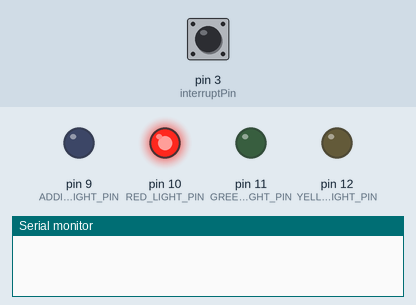
Recording of a sketch running on a simulated Arduino Uno, built with avr-gcc and run on an emulated ATmega328P. Shown: output pins drawn as LEDs (lit = HIGH), the last lines printed to the serial monitor. The inputs (shaded band) are chosen by the test bench; at power-on: pin 3 (interruptPin) HIGH.

Above: at 1.2 s.
1.3 s: pin 3 (interruptPin) pulled LOW for 0.15 s
At 2.5 s:
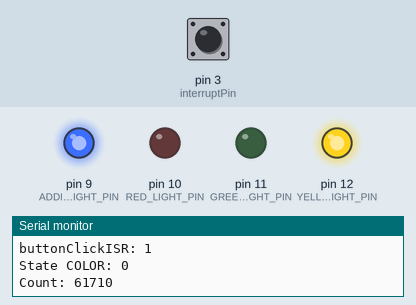
2.9 s: pin 3 (interruptPin) pulled LOW for 1 s
At 3.7 s:
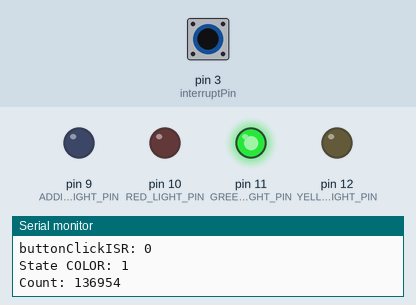
5.4 s: pin 3 (interruptPin) pulled LOW for 0.15 s
At 6.6 s:
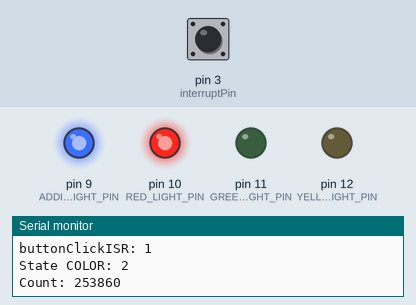
7.0 s: pin 3 (interruptPin) pulled LOW for 3.2 s
At 8.0 s:
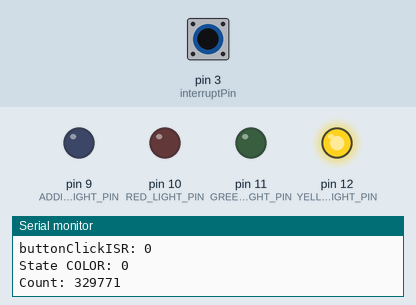
Timing chart, 0 to 10.0 s (numbered marks = the images above; inputs shaded):
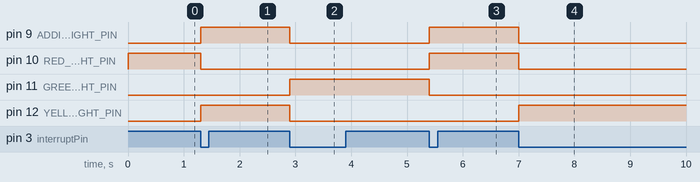

The sketch:

Switching_between_LEDs.ino
```cpp
#include <Arduino.h>

enum STATE_CLR
{
  STATE_CLR_0,
  STATE_CLR_1,
  STATE_CLR_2
};

volatile byte state = LOW;
const byte interruptPin = 3;
volatile STATE_CLR stateClr = STATE_CLR_0;

const byte RED_LIGHT_PIN = 10;
const byte GREEN_LIGHT_PIN = 11;
const byte YELLOW_LIGHT_PIN = 12;
const byte ADDITIONAL_BLUE_LIGHT_PIN = 9;
const byte ADDITIONAL_WHITE_LIGHT_PIN = 8;

const byte RED_LIGHT_SWITCH_PIN = 2;
const byte GREEN_LIGHT_SWITCH_PIN = 6;
const byte YELLOW_LIGHT_SWITCH_PIN = 4;
const byte ADDITIONAL_BLUE_LIGHT_SWITCH_PIN = 5;

volatile unsigned long count = 0;
volatile unsigned long prevCount = 0;

void setup() {

  pinMode(interruptPin, INPUT_PULLUP);
  attachInterrupt(digitalPinToInterrupt(interruptPin), buttonClickISR, FALLING);

  // Configure our LED control pins as OUTPUT pins
  pinMode(RED_LIGHT_PIN, OUTPUT);
  pinMode(GREEN_LIGHT_PIN, OUTPUT);
  pinMode(YELLOW_LIGHT_PIN, OUTPUT);
  pinMode(ADDITIONAL_BLUE_LIGHT_PIN, OUTPUT);

  // Configure the switch pins as INPUT pins
  pinMode(RED_LIGHT_SWITCH_PIN, INPUT);
  pinMode(GREEN_LIGHT_SWITCH_PIN, INPUT);
  pinMode(YELLOW_LIGHT_SWITCH_PIN, INPUT);
  pinMode(ADDITIONAL_BLUE_LIGHT_SWITCH_PIN, INPUT);

  Serial.begin(9600); // Initialize serial communications with the PC
  while (!Serial);
}

void loop() {
/*
  if (digitalRead(RED_LIGHT_SWITCH_PIN) == HIGH) {  // if switch is on (HIGH voltage)
    digitalWrite(RED_LIGHT_PIN, HIGH);              // turn on LED by providing HIGH voltage (5v)
  } else {
    digitalWrite(RED_LIGHT_PIN, LOW);  // turn off LED by setting output to LOW (zero volts)
  }

  if (digitalRead(GREEN_LIGHT_SWITCH_PIN) == HIGH) {  // if switch is on (HIGH voltage)
    digitalWrite(GREEN_LIGHT_PIN, HIGH);              // turn on LED by providing HIGH voltage (5v)
  } else {
    digitalWrite(GREEN_LIGHT_PIN, LOW);  // turn off LED by setting output to LOW (zero volts)
  }

  if (digitalRead(YELLOW_LIGHT_SWITCH_PIN) == HIGH) {  // if switch is on (HIGH voltage)
    digitalWrite(YELLOW_LIGHT_PIN, HIGH);              // turn the LED on (HIGH is the voltage level)
  } else {
    digitalWrite(YELLOW_LIGHT_PIN, LOW);  // turn off LED by setting output to LOW (zero volts)
  }
*/
  switch (stateClr)
  {
    case STATE_CLR_0:
      digitalWrite(YELLOW_LIGHT_PIN, LOW);
      digitalWrite(GREEN_LIGHT_PIN, LOW);
      digitalWrite(RED_LIGHT_PIN, HIGH);
      break;
    case STATE_CLR_1:
      digitalWrite(YELLOW_LIGHT_PIN, HIGH);
      digitalWrite(GREEN_LIGHT_PIN, LOW);
      digitalWrite(RED_LIGHT_PIN, LOW);
      break;
    case STATE_CLR_2:
      digitalWrite(YELLOW_LIGHT_PIN, LOW);
      digitalWrite(GREEN_LIGHT_PIN, HIGH);
      digitalWrite(RED_LIGHT_PIN, LOW);
      break;
    default:
      digitalWrite(YELLOW_LIGHT_PIN, LOW);
      digitalWrite(GREEN_LIGHT_PIN, LOW);
      digitalWrite(RED_LIGHT_PIN, LOW);
  }

  digitalWrite(ADDITIONAL_BLUE_LIGHT_PIN, state);

  count++;

  //if (digitalRead(ADDITIONAL_BLUE_LIGHT_SWITCH_PIN) == HIGH) {  // if switch is on (HIGH voltage)
  //  digitalWrite(ADDITIONAL_BLUE_LIGHT_PIN, HIGH);              // turn the LED on (HIGH is the voltage level)
  //} else {
  //  digitalWrite(ADDITIONAL_BLUE_LIGHT_PIN, LOW);  // turn off LED by setting output to LOW (zero volts)
  //}
}

void buttonClickISR() {

  bool skip = (count - prevCount < 500);
  prevCount = count;

  if(skip)
      return;

  state = !state;
    Serial.print(F("buttonClickISR: "));
    Serial.println(state);
    Serial.print(F("State COLOR: "));
    Serial.println(stateClr);
    Serial.print(F("Count: "));
    Serial.println(count);


  switch (stateClr)
  {
    case STATE_CLR_0:
      stateClr = STATE_CLR_1;
      break;
    case STATE_CLR_1:
      stateClr = STATE_CLR_2;
      break;
    case STATE_CLR_2:
      stateClr = STATE_CLR_0;
      break;
  }
}
```

Measured:
- after the input at 1.3 s, pin 9 (ADDITIONAL_BLUE_LIGHT_PIN), pin 12 (YELLOW_LIGHT_PIN): LOW → HIGH at once; pin 10 (RED_LIGHT_PIN): HIGH → LOW at once
- after the input at 2.9 s, pin 9 (ADDITIONAL_BLUE_LIGHT_PIN), pin 12 (YELLOW_LIGHT_PIN): HIGH → LOW at once; pin 11 (GREEN_LIGHT_PIN): LOW → HIGH at once
- after the input at 5.4 s, pin 9 (ADDITIONAL_BLUE_LIGHT_PIN), pin 10 (RED_LIGHT_PIN): LOW → HIGH at once; pin 11 (GREEN_LIGHT_PIN): HIGH → LOW at once
- after the input at 7.0 s, pin 9 (ADDITIONAL_BLUE_LIGHT_PIN), pin 10 (RED_LIGHT_PIN): HIGH → LOW at once; pin 12 (YELLOW_LIGHT_PIN): LOW → HIGH at once
